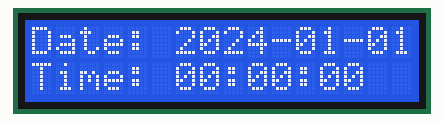
Recording of a sketch running on a simulated Arduino Uno, built with avr-gcc and run on an emulated ATmega328P. Shown: 16×2 character LCD.

Above: at 0.1 s.
At 4.1 s:
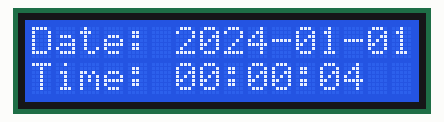
At 9.2 s:
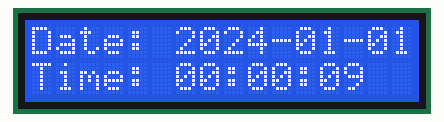
At 19.3 s:
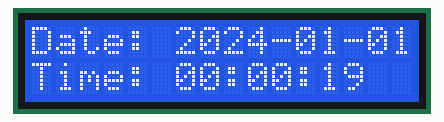
At 28.3 s:
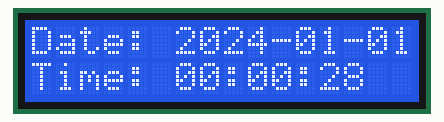
At 38.4 s:
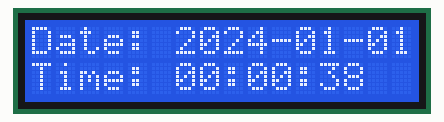

Measured:
- what the display in image 1 shows lasts 1.0 s, from 4.1 s to 5.1 s

The sketch:

rtc.ino
```cpp
#include <LiquidCrystal.h>

// Initialize the LCD
LiquidCrystal lcd(7, 8, 9, 10, 11, 12);

void setup() {
  lcd.begin(16, 2);  // Initialize the LCD with 16 columns and 2 rows
}

void loop() {
  unsigned long currentMillis = millis();
  unsigned long seconds = currentMillis / 1000;
  unsigned long minutes = seconds / 60;
  unsigned long hours = minutes / 60;
  unsigned long days = hours / 24;

  // Calculate the current time and date
  int second = seconds % 60;
  int minute = minutes % 60;
  int hour = hours % 24;
  int day = days % 31 + 1; // Assume a month with 31 days
  int month = (days / 31) % 12 + 1; // Assume a 12-month calendar
  int year = 2024 + (days / 365); // Approximate year

  // Print the current time and date on the LCD
  lcd.clear(); // Clear the LCD screen
  lcd.setCursor(0, 0); // Set the cursor to the first row, first column
  lcd.print("Date: ");
  lcd.print(year);
  lcd.print("-");
  if (month < 10) lcd.print("0"); // Add leading zero if month is less than 10
  lcd.print(month);
  lcd.print("-");
  if (day < 10) lcd.print("0"); // Add leading zero if day is less than 10
  lcd.print(day);

  lcd.setCursor(0, 1); // Set the cursor to the second row, first column
  lcd.print("Time: ");
  if (hour < 10) lcd.print("0"); // Add leading zero if hour is less than 10
  lcd.print(hour);
  lcd.print(":");
  if (minute < 10) lcd.print("0"); // Add leading zero if minute is less than 10
  lcd.print(minute);
  lcd.print(":");
  if (second < 10) lcd.print("0"); // Add leading zero if second is less than 10
  lcd.print(second);

  delay(1000); // Update every second
}
```
